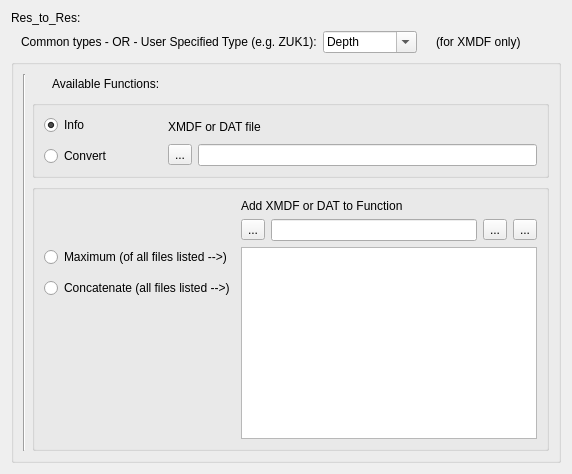
              <widget class="QWidget" name="res2Res" native="true">
               <layout class="QVBoxLayout" name="verticalLayout_8">
                <item>
                 <layout class="QGridLayout" name="gridLayout_17">
                  <item row="1" column="1">
                   <layout class="QHBoxLayout" name="horizontalLayout_21">
                    <item>
                     <spacer name="horizontalSpacer_7">
                      <property name="orientation">
                       <enum>Qt::Horizontal</enum>
                      </property>
                      <property name="sizeType">
                       <enum>QSizePolicy::Maximum</enum>
                      </property>
                      <property name="sizeHint" stdset="0">
                       <size>
                        <width>10</width>
                        <height>20</height>
                       </size>
                      </property>
                     </spacer>
                    </item>
                    <item>
                     <widget class="QLabel" name="label_24">
                      <property name="text">
                       <string>Common types - OR - User Specified Type (e.g. ZUK1):</string>
                      </property>
                     </widget>
                    </item>
                    <item>
                     <widget class="QComboBox" name="cboToResMeshDataset">
                      <property name="editable">
                       <bool>true</bool>
                      </property>
                      <property name="currentText">
                       <string>Depth</string>
                      </property>
                      <item>
                       <property name="text">
                        <string>Depth</string>
                       </property>
                      </item>
                      <item>
                       <property name="text">
                        <string>Water Level</string>
                       </property>
                      </item>
                      <item>
                       <property name="text">
                        <string>Velocity</string>
                       </property>
                      </item>
                      <item>
                       <property name="text">
                        <string>Z0</string>
                       </property>
                      </item>
                     </widget>
                    </item>
                    <item>
                     <widget class="QLabel" name="label_25">
                      <property name="text">
                       <string/>
                      </property>
                     </widget>
                    </item>
                    <item>
                     <widget class="QLabel" name="label_27">
                      <property name="text">
                       <string>(for XMDF only)</string>
                      </property>
                     </widget>
                    </item>
                    <item>
                     <spacer name="horizontalSpacer_9">
                      <property name="orientation">
                       <enum>Qt::Horizontal</enum>
                      </property>
                      <property name="sizeHint" stdset="0">
                       <size>
                        <width>40</width>
                        <height>20</height>
                       </size>
                      </property>
                     </spacer>
                    </item>
                   </layout>
                  </item>
                  <item row="0" column="1">
                   <widget class="QLabel" name="label_22">
                    <property name="text">
                     <string>Res_to_Res:</string>
                    </property>
                   </widget>
                  </item>
                  <item row="2" column="1">
                   <widget class="QGroupBox" name="groupBox_9">
                    <property name="title">
                     <string/>
                    </property>
                    <layout class="QVBoxLayout" name="verticalLayout_7">
                     <item>
                      <layout class="QGridLayout" name="gridLayout_21">
                       <item row="2" column="1">
                        <widget class="QGroupBox" name="groupBox_4">
                         <property name="title">
                          <string/>
                         </property>
                         <layout class="QVBoxLayout" name="verticalLayout_10">
                          <item>
                           <layout class="QGridLayout" name="gridLayout_14">
                            <item row="2" column="0">
                             <layout class="QVBoxLayout" name="verticalLayout_11">
                              <item>
                               <widget class="QRadioButton" name="rbMeshMaximum">
                                <property name="text">
                                 <string>Maximum (of all files listed --&gt;)</string>
                                </property>
                                <attribute name="buttonGroup">
                                 <string notr="true">buttonGroup_3</string>
                                </attribute>
                               </widget>
                              </item>
                              <item>
                               <spacer name="verticalSpacer_6">
                                <property name="orientation">
                                 <enum>Qt::Vertical</enum>
                                </property>
                                <property name="sizeType">
                                 <enum>QSizePolicy::Fixed</enum>
                                </property>
                                <property name="sizeHint" stdset="0">
                                 <size>
                                  <width>20</width>
                                  <height>5</height>
                                 </size>
                                </property>
                               </spacer>
                              </item>
                              <item>
                               <widget class="QRadioButton" name="rbMeshConcatenate">
                                <property name="text">
                                 <string>Concatenate (all files listed --&gt;)</string>
                                </property>
                                <attribute name="buttonGroup">
                                 <string notr="true">buttonGroup_3</string>
                                </attribute>
                               </widget>
                              </item>
                              <item>
                               <spacer name="verticalSpacer_10">
                                <property name="orientation">
                                 <enum>Qt::Vertical</enum>
                                </property>
                                <property name="sizeHint" stdset="0">
                                 <size>
                                  <width>20</width>
                                  <height>40</height>
                                 </size>
                                </property>
                               </spacer>
                              </item>
                             </layout>
                            </item>
                            <item row="1" column="1" colspan="3">
                             <layout class="QHBoxLayout" name="horizontalLayout_22">
                              <item>
                               <widget class="QToolButton" name="btnBrowseMeshMulti">
                                <property name="text">
                                 <string>...</string>
                                </property>
                               </widget>
                              </item>
                              <item>
                               <widget class="QLineEdit" name="leMeshMulti"/>
                              </item>
                              <item>
                               <widget class="QToolButton" name="btnAddMesh">
                                <property name="text">
                                 <string>...</string>
                                </property>
                               </widget>
                              </item>
                              <item>
                               <widget class="QToolButton" name="btnRemoveMesh">
                                <property name="text">
                                 <string>...</string>
                                </property>
                               </widget>
                              </item>
                             </layout>
                            </item>
                            <item row="2" column="1" colspan="3">
                             <widget class="QListWidget" name="lwMeshes"/>
                            </item>
                            <item row="0" column="1" colspan="2">
                             <widget class="QLabel" name="label_26">
                              <property name="text">
                               <string>Add XMDF or DAT to Function</string>
                              </property>
                             </widget>
                            </item>
                           </layout>
                          </item>
                         </layout>
                        </widget>
                       </item>
                       <item row="1" column="1">
                        <widget class="QGroupBox" name="groupBox_5">
                         <property name="title">
                          <string/>
                         </property>
                         <layout class="QVBoxLayout" name="verticalLayout_12">
                          <item>
                           <layout class="QGridLayout" name="gridLayout_13">
                            <item row="2" column="0">
                             <layout class="QVBoxLayout" name="verticalLayout_13">
                              <item>
                               <widget class="QRadioButton" name="rbMeshInfo">
                                <property name="text">
                                 <string>Info</string>
                                </property>
                                <property name="checked">
                                 <bool>true</bool>
                                </property>
                                <attribute name="buttonGroup">
                                 <string notr="true">buttonGroup_3</string>
                                </attribute>
                               </widget>
                              </item>
                              <item>
                               <spacer name="verticalSpacer_7">
                                <property name="orientation">
                                 <enum>Qt::Vertical</enum>
                                </property>
                                <property name="sizeType">
                                 <enum>QSizePolicy::Fixed</enum>
                                </property>
                                <property name="sizeHint" stdset="0">
                                 <size>
                                  <width>20</width>
                                  <height>5</height>
                                 </size>
                                </property>
                               </spacer>
                              </item>
                              <item>
                               <widget class="QRadioButton" name="rbMeshConvert">
                                <property name="text">
                                 <string>Convert</string>
                                </property>
                                <attribute name="buttonGroup">
                                 <string notr="true">buttonGroup_3</string>
                                </attribute>
                               </widget>
                              </item>
                             </layout>
                            </item>
                            <item row="2" column="2">
                             <layout class="QGridLayout" name="gridLayout_15">
                              <item row="1" column="1">
                               <widget class="QToolButton" name="btnBrowseMeshToRes">
                                <property name="text">
                                 <string>...</string>
                                </property>
                               </widget>
                              </item>
                              <item row="1" column="2">
                               <widget class="QLineEdit" name="leMeshToRes"/>
                              </item>
                              <item row="0" column="1" colspan="2">
                               <widget class="QLabel" name="label_28">
                                <property name="text">
                                 <string>XMDF or DAT file</string>
                                </property>
                               </widget>
                              </item>
                              <item row="0" column="0" rowspan="2">
                               <spacer name="horizontalSpacer_11">
                                <property name="orientation">
                                 <enum>Qt::Horizontal</enum>
                                </property>
                                <property name="sizeType">
                                 <enum>QSizePolicy::Fixed</enum>
                                </property>
                                <property name="sizeHint" stdset="0">
                                 <size>
                                  <width>50</width>
                                  <height>20</height>
                                 </size>
                                </property>
                               </spacer>
                              </item>
                             </layout>
                            </item>
                           </layout>
                          </item>
                         </layout>
                        </widget>
                       </item>
                       <item row="0" column="1">
                        <layout class="QHBoxLayout" name="horizontalLayout_25">
                         <item>
                          <spacer name="horizontalSpacer_14">
                           <property name="orientation">
                            <enum>Qt::Horizontal</enum>
                           </property>
                           <property name="sizeType">
                            <enum>QSizePolicy::Fixed</enum>
                           </property>
                           <property name="sizeHint" stdset="0">
                            <size>
                             <width>20</width>
                             <height>20</height>
                            </size>
                           </property>
                          </spacer>
                         </item>
                         <item>
                          <widget class="QLabel" name="label_31">
                           <property name="text">
                            <string>Available Functions:</string>
                           </property>
                          </widget>
                         </item>
                        </layout>
                       </item>
                       <item row="0" column="0" rowspan="3">
                        <widget class="Line" name="line_3">
                         <property name="orientation">
                          <enum>Qt::Vertical</enum>
                         </property>
                        </widget>
                       </item>
                      </layout>
                     </item>
                    </layout>
                   </widget>
                  </item>
                 </layout>
                </item>
               </layout>
              </widget>
